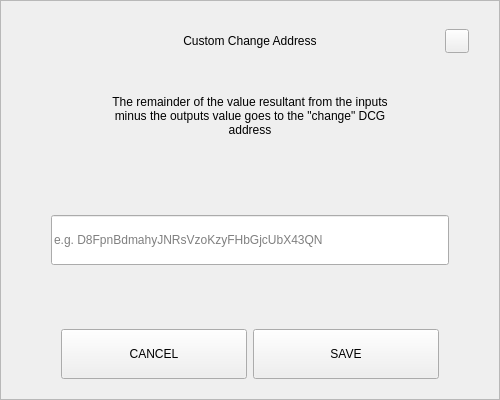
<?xml version="1.0" encoding="UTF-8"?>
<ui version="4.0">
 <class>SendChangeAddressDialog</class>
 <widget class="QDialog" name="SendChangeAddressDialog">
  <property name="geometry">
   <rect>
    <x>0</x>
    <y>0</y>
    <width>500</width>
    <height>400</height>
   </rect>
  </property>
  <property name="windowTitle">
   <string notr="true">N/A</string>
  </property>
  <layout class="QVBoxLayout" name="verticalLayout">
   <property name="spacing">
    <number>0</number>
   </property>
   <property name="leftMargin">
    <number>0</number>
   </property>
   <property name="topMargin">
    <number>0</number>
   </property>
   <property name="rightMargin">
    <number>0</number>
   </property>
   <property name="bottomMargin">
    <number>0</number>
   </property>
   <item>
    <widget class="QFrame" name="frame">
     <property name="styleSheet">
      <string notr="true"/>
     </property>
     <property name="frameShape">
      <enum>QFrame::StyledPanel</enum>
     </property>
     <property name="frameShadow">
      <enum>QFrame::Raised</enum>
     </property>
     <layout class="QVBoxLayout" name="verticalLayout_2" stretch="0,0,0,0,0,0,0">
      <property name="spacing">
       <number>0</number>
      </property>
      <property name="leftMargin">
       <number>30</number>
      </property>
      <property name="topMargin">
       <number>20</number>
      </property>
      <property name="rightMargin">
       <number>30</number>
      </property>
      <property name="bottomMargin">
       <number>20</number>
      </property>
      <item>
       <layout class="QHBoxLayout" name="horizontalLayout_3">
        <property name="spacing">
         <number>0</number>
        </property>
        <item>
         <spacer name="horizontalSpacer_2">
          <property name="orientation">
           <enum>Qt::Horizontal</enum>
          </property>
          <property name="sizeHint" stdset="0">
           <size>
            <width>40</width>
            <height>20</height>
           </size>
          </property>
         </spacer>
        </item>
        <item>
         <widget class="QLabel" name="labelTitle">
          <property name="minimumSize">
           <size>
            <width>0</width>
            <height>40</height>
           </size>
          </property>
          <property name="maximumSize">
           <size>
            <width>16777215</width>
            <height>40</height>
           </size>
          </property>
          <property name="styleSheet">
           <string notr="true">padding-left:24px;</string>
          </property>
          <property name="text">
           <string>Custom Change Address</string>
          </property>
          <property name="alignment">
           <set>Qt::AlignCenter</set>
          </property>
          <property name="margin">
           <number>7</number>
          </property>
         </widget>
        </item>
        <item>
         <spacer name="horizontalSpacer">
          <property name="orientation">
           <enum>Qt::Horizontal</enum>
          </property>
          <property name="sizeHint" stdset="0">
           <size>
            <width>40</width>
            <height>20</height>
           </size>
          </property>
         </spacer>
        </item>
        <item>
         <widget class="QPushButton" name="btnEsc">
          <property name="minimumSize">
           <size>
            <width>24</width>
            <height>24</height>
           </size>
          </property>
          <property name="maximumSize">
           <size>
            <width>24</width>
            <height>24</height>
           </size>
          </property>
          <property name="focusPolicy">
           <enum>Qt::NoFocus</enum>
          </property>
          <property name="text">
           <string/>
          </property>
         </widget>
        </item>
       </layout>
      </item>
      <item>
       <spacer name="verticalSpacer_2">
        <property name="orientation">
         <enum>Qt::Vertical</enum>
        </property>
        <property name="sizeType">
         <enum>QSizePolicy::Fixed</enum>
        </property>
        <property name="sizeHint" stdset="0">
         <size>
          <width>20</width>
          <height>20</height>
         </size>
        </property>
       </spacer>
      </item>
      <item alignment="Qt::AlignHCenter">
       <widget class="QLabel" name="labelMessage">
        <property name="minimumSize">
         <size>
          <width>0</width>
          <height>70</height>
         </size>
        </property>
        <property name="text">
         <string>The remainder of the value resultant from the inputs minus the outputs value goes to the &quot;change&quot; DCG address</string>
        </property>
        <property name="alignment">
         <set>Qt::AlignCenter</set>
        </property>
        <property name="wordWrap">
         <bool>true</bool>
        </property>
       </widget>
      </item>
      <item>
       <spacer name="verticalSpacer_3">
        <property name="orientation">
         <enum>Qt::Vertical</enum>
        </property>
        <property name="sizeHint" stdset="0">
         <size>
          <width>20</width>
          <height>40</height>
         </size>
        </property>
       </spacer>
      </item>
      <item>
       <layout class="QHBoxLayout" name="horizontalLayout_2">
        <property name="spacing">
         <number>0</number>
        </property>
        <property name="leftMargin">
         <number>20</number>
        </property>
        <property name="rightMargin">
         <number>20</number>
        </property>
        <item>
         <widget class="QLineEdit" name="lineEditAddress">
          <property name="minimumSize">
           <size>
            <width>0</width>
            <height>50</height>
           </size>
          </property>
          <property name="placeholderText">
           <string notr="true">e.g. D8FpnBdmahyJNRsVzoKzyFHbGjcUbX43QN</string>
          </property>
         </widget>
        </item>
       </layout>
      </item>
      <item>
       <spacer name="verticalSpacer">
        <property name="orientation">
         <enum>Qt::Vertical</enum>
        </property>
        <property name="sizeHint" stdset="0">
         <size>
          <width>20</width>
          <height>40</height>
         </size>
        </property>
       </spacer>
      </item>
      <item>
       <layout class="QHBoxLayout" name="horizontalLayout" stretch="2,2">
        <property name="spacing">
         <number>6</number>
        </property>
        <property name="leftMargin">
         <number>30</number>
        </property>
        <property name="rightMargin">
         <number>30</number>
        </property>
        <item>
         <widget class="QPushButton" name="btnCancel">
          <property name="minimumSize">
           <size>
            <width>180</width>
            <height>50</height>
           </size>
          </property>
          <property name="focusPolicy">
           <enum>Qt::NoFocus</enum>
          </property>
          <property name="text">
           <string>CANCEL</string>
          </property>
         </widget>
        </item>
        <item>
         <widget class="QPushButton" name="btnSave">
          <property name="minimumSize">
           <size>
            <width>180</width>
            <height>50</height>
           </size>
          </property>
          <property name="focusPolicy">
           <enum>Qt::NoFocus</enum>
          </property>
          <property name="text">
           <string>SAVE</string>
          </property>
         </widget>
        </item>
       </layout>
      </item>
     </layout>
    </widget>
   </item>
  </layout>
 </widget>
 <resources/>
 <connections/>
</ui>
